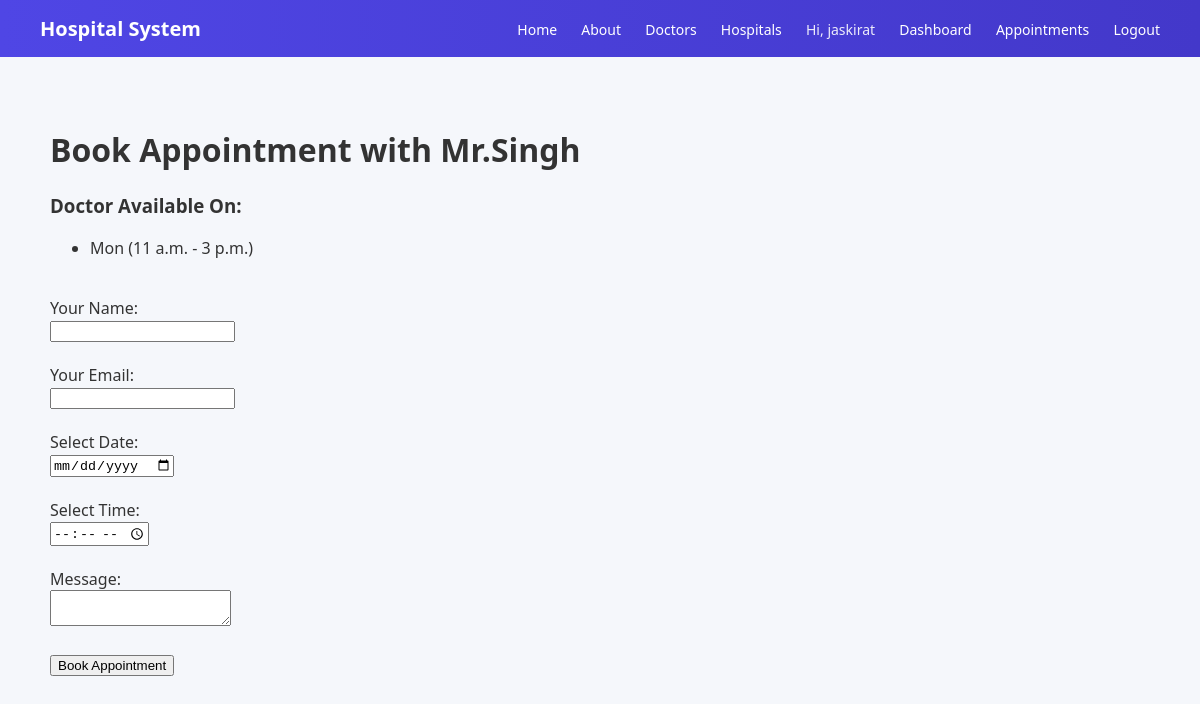
Screenshot of /book/1/ (signed in) with the database file from the repository.
### hospital/models.py (models this page shows, shortened)
class Doctor(models.Model):
    name = models.CharField(max_length=100)
    specialization = models.CharField(max_length=100)
    experience = models.IntegerField()
    fee = models.IntegerField()
    rating = models.FloatField(default=4.5)

class DoctorAvailability(models.Model):
    DAYS_CHOICES = [
        ('Mon', 'Monday'),
        ('Tue', 'Tuesday'),
        ('Wed', 'Wednesday'),
        ('Thu', 'Thursday'),
        ('Fri', 'Friday'),
        ('Sat', 'Saturday'),
        ('Sun', 'Sunday'),
    ]
    doctor = models.ForeignKey(Doctor, on_delete=models.CASCADE)
    day = models.CharField(max_length=10, choices=DAYS_CHOICES)
    available_from = models.TimeField()
    available_to = models.TimeField()

### hospital/views.py (the view, shortened to what this page needs)
# urls.py: path('book/<int:doctor_id>/', views.book_appointment, name='book'),
@login_required
def book_appointment(request, doctor_id):
    doctor = get_object_or_404(Doctor, id=doctor_id)
    availability = DoctorAvailability.objects.filter(doctor=doctor)
    return render(request, 'book.html', {
        'doctor': doctor,
        'availability': availability
    })

### hospital/templates/book.html (shortened to what this page needs)
{% extends 'base.html' %}
{% block content %}
<h1>Book Appointment with {{ doctor.name }}</h1>
<h3>Doctor Available On:</h3>
<ul>
    {% for a in availability %}
        <li>
            {{ a.day }} ({{ a.available_from }} - {{ a.available_to }})
        </li>
    {% empty %}
        <li>No availability added yet</li>
    {% endfor %}
</ul>
<br>
<form method="POST">
    <label>Your Name:</label><br>
    <input type="text" name="name" required><br><br>
    <label>Your Email:</label><br>
    <input type="email" name="email" required><br><br>
    <label>Select Date:</label><br>
    <input type="date" name="date" required><br><br>
    <label>Select Time:</label><br>
    <input type="time" name="time" required><br><br>
    <label>Message:</label><br>
    <textarea name="message"></textarea><br><br>
    <button type="submit">Book Appointment</button>
</form>
{% endblock %}

### hospital/templates/base.html (shortened to what this page needs)
<!DOCTYPE html>
<html>
<head>
</head>
<body>
    <div class="navbar">
        <div class="left">Hospital System</div>
        <div>
            <a href="/">Home</a>
            <a href="{% url 'about' %}">About</a>
            <a href="{% url 'doctors' %}">Doctors</a>
            <a href="{% url 'hospitals' %}">Hospitals</a>
            {% if user.is_authenticated %}
                <span class="user-text">Hi, {{ user.username }}</span>
                <a href="{% url 'dashboard' %}">Dashboard</a>
                <a href="{% url 'appointments' %}">Appointments</a>
                <a href="{% url 'logout' %}">Logout</a>
            {% else %}
                <a href="{% url 'login' %}">Login</a>
                <a href="{% url 'register' %}">Register</a>
            {% endif %}
        </div>
    </div>
    <div class="container">
        {% block content %}
        {% endblock %}
    </div>
</body>
</html>

### hospital/templates/base.html (style rules this page uses)
:root { --primary: #4f46e5; --bg: #f5f7fb; --text: #333; }
body { margin: 0; font-family: 'Segoe UI', sans-serif; background: var(--bg); color: var(--text); }
.navbar { background: linear-gradient(90deg, #4f46e5, #4338ca); color: white; padding: 15px 40px; display: flex; justify-content: space-between; align-items: center; }
.navbar .left { font-size: 20px; font-weight: bold; }
.navbar a { margin-left: 20px; text-decoration: none; color: white; font-size: 14px; transition: 0.2s; }
.user-text { margin-left: 20px; font-size: 14px; opacity: 0.9; }
.container { max-width: 1100px; margin: 30px auto; padding: 20px; }

### rows the page displays
Doctor: name "Mr.Singh"
DoctorAvailability: day "Mon", available_from "11 a.m.", available_to "3 p.m."

### other values shown
{{ user.username }} "jaskirat"
